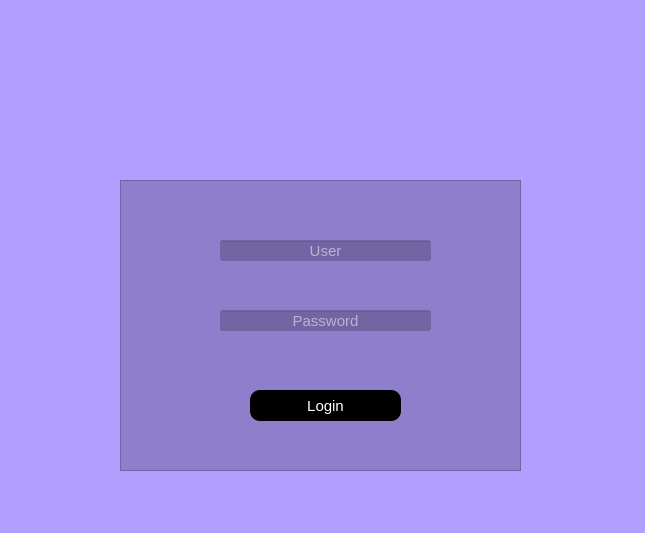
<?xml version="1.0" encoding="UTF-8"?>
<ui version="4.0">
 <class>Form</class>
 <widget class="QWidget" name="Form">
  <property name="geometry">
   <rect>
    <x>0</x>
    <y>0</y>
    <width>645</width>
    <height>533</height>
   </rect>
  </property>
  <property name="cursor">
   <cursorShape>PointingHandCursor</cursorShape>
  </property>
  <property name="windowTitle">
   <string>Form</string>
  </property>
  <property name="styleSheet">
   <string notr="true">	background-color:rgb(178, 158, 255)</string>
  </property>
  <widget class="QFrame" name="frame">
   <property name="geometry">
    <rect>
     <x>120</x>
     <y>180</y>
     <width>401</width>
     <height>291</height>
    </rect>
   </property>
   <property name="font">
    <font>
     <pointsize>12</pointsize>
    </font>
   </property>
   <property name="styleSheet">
    <string notr="true">background-color: rgba(0, 0, 0,0.2);</string>
   </property>
   <property name="frameShape">
    <enum>QFrame::StyledPanel</enum>
   </property>
   <property name="frameShadow">
    <enum>QFrame::Raised</enum>
   </property>
   <widget class="QLineEdit" name="txt_user">
    <property name="geometry">
     <rect>
      <x>100</x>
      <y>60</y>
      <width>211</width>
      <height>21</height>
     </rect>
    </property>
    <property name="font">
     <font>
      <pointsize>11</pointsize>
     </font>
    </property>
    <property name="styleSheet">
     <string notr="true">color: rgb(255, 255, 255);</string>
    </property>
    <property name="alignment">
     <set>Qt::AlignCenter</set>
    </property>
    <property name="placeholderText">
     <string>User</string>
    </property>
   </widget>
   <widget class="QLineEdit" name="txt_password">
    <property name="geometry">
     <rect>
      <x>100</x>
      <y>130</y>
      <width>211</width>
      <height>21</height>
     </rect>
    </property>
    <property name="font">
     <font>
      <pointsize>11</pointsize>
     </font>
    </property>
    <property name="styleSheet">
     <string notr="true">color: rgb(255, 255, 255);</string>
    </property>
    <property name="echoMode">
     <enum>QLineEdit::Password</enum>
    </property>
    <property name="alignment">
     <set>Qt::AlignCenter</set>
    </property>
    <property name="placeholderText">
     <string>Password</string>
    </property>
   </widget>
   <widget class="QPushButton" name="QPushButton">
    <property name="geometry">
     <rect>
      <x>130</x>
      <y>210</y>
      <width>151</width>
      <height>31</height>
     </rect>
    </property>
    <property name="font">
     <font>
      <pointsize>11</pointsize>
     </font>
    </property>
    <property name="layoutDirection">
     <enum>Qt::LeftToRight</enum>
    </property>
    <property name="styleSheet">
     <string notr="true">QPushButton{
	
	background-color: rgb(0, 0, 0);
	color: rgb(255, 255, 255);
	border-radius:10px
}

QPushButton:hover{
 	
	background-color: rgb(255, 255, 255);
	color:rgb(0, 0, 0);
}</string>
    </property>
    <property name="text">
     <string>Login</string>
    </property>
   </widget>
  </widget>
  <widget class="QLabel" name="label">
   <property name="geometry">
    <rect>
     <x>250</x>
     <y>70</y>
     <width>141</width>
     <height>121</height>
    </rect>
   </property>
   <property name="text">
    <string/>
   </property>
   <property name="pixmap">
    <pixmap>img/user.png</pixmap>
   </property>
   <property name="scaledContents">
    <bool>true</bool>
   </property>
  </widget>
  <zorder>label</zorder>
  <zorder>frame</zorder>
 </widget>
 <tabstops>
  <tabstop>txt_user</tabstop>
  <tabstop>txt_password</tabstop>
  <tabstop>QPushButton</tabstop>
 </tabstops>
 <resources/>
 <connections/>
</ui>
